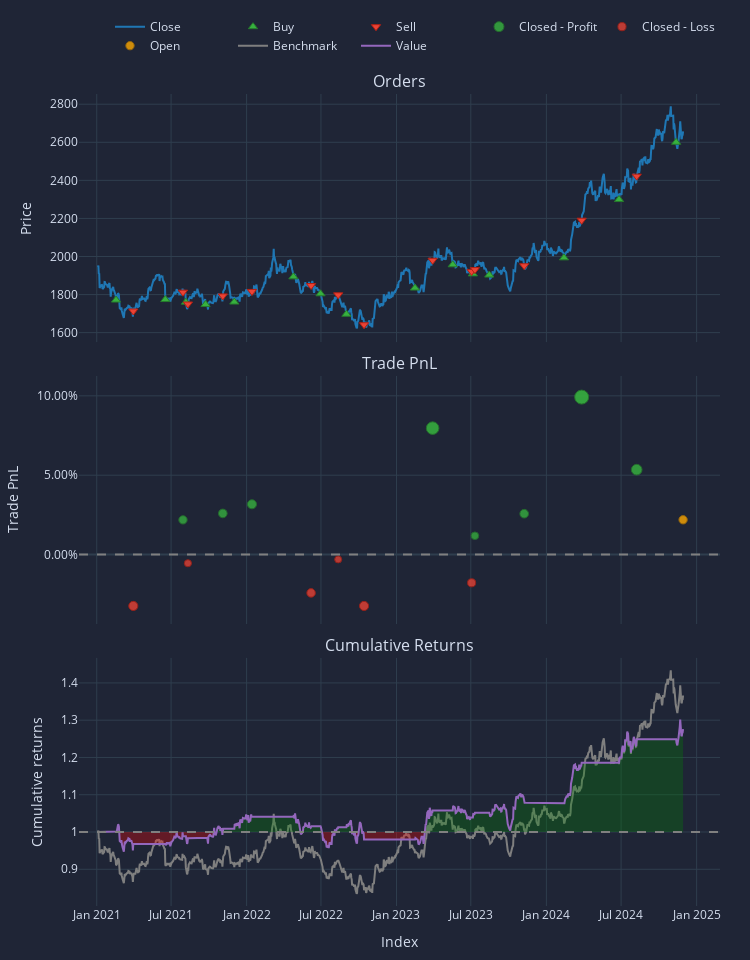

Notebook code for this chart:
### Code cell
gold_rolling_low = gold.rolling(window=low_window).min()
gold_entry = gold < gold_rolling_low.shift(1)
gold_exit = gold_entry.vbt.fshift(holding_period)

gold_portfolio_low = vbt.Portfolio.from_signals(
    gold,
    entries=gold_entry,
    exits=gold_exit,
    sl_trail=0.05,
    init_cash=1000,
    freq='d',
)

gold_portfolio_low.plots().show()

gold_portfolio_low.stats()

### Figure 1 — Plotly figure (JSON) as saved in the notebook; plotly's stock layout.template omitted (floating-point values rounded to 4 significant figures; data arrays with more than 128 entries replaced by an {"elided": "..."} marker saying what was removed)
{"data": [{"legendgroup": "0", "line": {"color": "#1f77b4"}, "name": "Close", "showlegend": true, "type": "scatter", "uid": "45269e81-8426-464e-a865-bf480a28572e", "x": {"elided": "985 str values"}, "xaxis": "x", "y": {"elided": "985 float values"}, "yaxis": "y"}, {"customdata": [[0, 0.5646, 0], [2, 0.5455, 0], [4, 0.5618, 0], [6, 0.5627, 0], [8, 0.573, 0], [10, 0.5498, 0], [12, 0.563, 0], [14, 0.5969, 0], [16, 0.5342, 0], [18, 0.5407, 0], [20, 0.5444, 0], [22, 0.5527, 0], [24, 0.5412, 0], [26, 0.5156, 0], [28, 0.4804, 0]], "hovertemplate": "Order Id: %{customdata[0]}<br>Timestamp: %{x}<br>Price: %{y}<br>Size: %{customdata[1]:.6f}<br>Fees: %{customdata[2]:.6f}", "legendgroup": "1", "marker": {"color": "#37B13F", "line": {"color": "rgb(38,123,44)", "width": 1}, "size": 8, "symbol": "triangle-up"}, "mode": "markers", "name": "Buy", "type": "scatter", "uid": "df16faa7-4f89-4dc7-a632-7002fa900fd6", "x": ["2021-02-17T00:00:00+00:00", "2021-06-17T00:00:00+00:00", "2021-08-06T00:00:00+00:00", "2021-09-23T00:00:00+00:00", "2021-12-02T00:00:00+00:00", "2022-04-25T00:00:00+00:00", "2022-06-30T00:00:00+00:00", "2022-09-01T00:00:00+00:00", "2023-02-15T00:00:00+00:00", "2023-05-18T00:00:00+00:00", "2023-07-06T00:00:00+00:00", "2023-08-15T00:00:00+00:00", "2024-02-13T00:00:00+00:00", "2024-06-26T00:00:00+00:00", "2024-11-12T00:00:00+00:00"], "xaxis": "x", "y": [1771.0, 1774.0, 1760, 1748.0, 1761.0, 1893.0, 1804.0, 1697.0, 1834.0, 1956.0, 1909.0, 1902.0, 1993.0, 2299.0, 2600], "yaxis": "y"}, {"customdata": [[1, 0.5646, 0], [3, 0.5455, 0], [5, 0.5618, 0], [7, 0.5627, 0], [9, 0.573, 0], [11, 0.5498, 0], [13, 0.563, 0], [15, 0.5969, 0], [17, 0.5342, 0], [19, 0.5407, 0], [21, 0.5444, 0], [23, 0.5527, 0], [25, 0.5412, 0], [27, 0.5156, 0]], "hovertemplate": "Order Id: %{customdata[0]}<br>Timestamp: %{x}<br>Price: %{y}<br>Size: %{customdata[1]:.6f}<br>Fees: %{customdata[2]:.6f}", "legendgroup": "2", "marker": {"color": "#EA4335", "line": {"color": "rgb(181,31,18)", "width": 1}, "size": 8, "symbol": "triangle-down"}, "mode": "markers", "name": "Sell", "type": "scatter", "uid": "a6cd8f54-aeea-41be-958b-a746ded45779", "x": ["2021-03-31T00:00:00+00:00", "2021-07-30T00:00:00+00:00", "2021-08-11T00:00:00+00:00", "2021-11-04T00:00:00+00:00", "2022-01-14T00:00:00+00:00", "2022-06-07T00:00:00+00:00", "2022-08-12T00:00:00+00:00", "2022-10-14T00:00:00+00:00", "2023-03-30T00:00:00+00:00", "2023-07-03T00:00:00+00:00", "2023-07-11T00:00:00+00:00", "2023-11-08T00:00:00+00:00", "2024-03-27T00:00:00+00:00", "2024-08-08T00:00:00+00:00"], "xaxis": "x", "y": [1714.0, 1813.0, 1750.0, 1793, 1816.0, 1848.0, 1799.0, 1642.0, 1980.0, 1922.0, 1931.0, 1952.0, 2191.0, 2422.0], "yaxis": "y"}, {"customdata": [[1, 1, 21.17, 0.02187], [3, 3, 25.49, 0.02592], [4, 4, 31.97, 0.03169], [8, 8, 78.05, 0.07965], [10, 10, 12.3, 0.01184], [11, 11, 27.08, 0.02576], [12, 12, 107.0, 0.0992], [13, 13, 63.42, 0.0535]], "hovertemplate": "Exit Trade Id: %{customdata[0]}<br>Position Id: %{customdata[1]}<br>Exit Timestamp: %{x}<br>PnL: %{customdata[2]:.6f}<br>Return: %{customdata[3]:.2%}", "legendgroup": "3", "marker": {"color": "#37B13F", "line": {"color": "rgb(38,123,44)", "width": 1}, "opacity": [0.7794, 0.7857, 0.7947, 0.8695, 0.7637, 0.7854, 0.9, 0.8287], "size": [8.37, 8.665, 9.085, 12.58, 7.64, 8.653, 14, 10.67], "symbol": "circle"}, "mode": "markers", "name": "Closed - Profit", "type": "scatter", "uid": "a6e3c049-4377-4178-bf2a-07bac5a7581b", "x": ["2021-07-30T00:00:00+00:00", "2021-11-04T00:00:00+00:00", "2022-01-14T00:00:00+00:00", "2023-03-30T00:00:00+00:00", "2023-07-11T00:00:00+00:00", "2023-11-08T00:00:00+00:00", "2024-03-27T00:00:00+00:00", "2024-08-08T00:00:00+00:00"], "xaxis": "x2", "y": [0.02187, 0.02592, 0.03169, 0.07965, 0.01184, 0.02576, 0.0992, 0.0535], "yaxis": "y2"}, {"customdata": [[0, 0, -32.35, -0.03235], [2, 2, -5.394, -0.005455], [5, 5, -25.13, -0.02414], [6, 6, -3.097, -0.003049], [7, 7, -32.77, -0.03236], [9, 9, -18.82, -0.01779]], "hovertemplate": "Exit Trade Id: %{customdata[0]}<br>Position Id: %{customdata[1]}<br>Exit Timestamp: %{x}<br>PnL: %{customdata[2]:.6f}<br>Return: %{customdata[3]:.2%}", "legendgroup": "4", "marker": {"color": "#EA4335", "line": {"color": "rgb(181,31,18)", "width": 1}, "opacity": [0.7957, 0.7538, 0.7829, 0.75, 0.7957, 0.773], "size": [9.133, 7.175, 8.535, 7, 9.134, 8.073], "symbol": "circle"}, "mode": "markers", "name": "Closed - Loss", "type": "scatter", "uid": "eb6508e8-9203-418d-b25b-b2f9fe19e5e7", "x": ["2021-03-31T00:00:00+00:00", "2021-08-11T00:00:00+00:00", "2022-06-07T00:00:00+00:00", "2022-08-12T00:00:00+00:00", "2022-10-14T00:00:00+00:00", "2023-07-03T00:00:00+00:00"], "xaxis": "x2", "y": [-0.03235, -0.005455, -0.02414, -0.003049, -0.03236, -0.01779], "yaxis": "y2"}, {"customdata": [[14, 14, 27.38, 0.02192]], "hovertemplate": "Exit Trade Id: %{customdata[0]}<br>Position Id: %{customdata[1]}<br>Exit Timestamp: %{x}<br>PnL: %{customdata[2]:.6f}<br>Return: %{customdata[3]:.2%}", "legendgroup": "5", "marker": {"color": "#FFAA00", "line": {"color": "rgb(178,118,0)", "width": 1}, "opacity": [0.7794], "size": [8.374], "symbol": "circle"}, "mode": "markers", "name": "Open", "type": "scatter", "uid": "2962dcf8-c2cd-474c-8261-25b8ebbb01d7", "x": ["2024-11-29T00:00:00+00:00"], "xaxis": "x2", "y": [0.02192], "yaxis": "y2"}, {"legendgroup": "6", "line": {"color": "#7f7f7f"}, "name": "Benchmark", "showlegend": true, "type": "scatter", "uid": "c8ee2471-3611-45b7-b6b4-99486f258580", "x": {"elided": "985 str values"}, "xaxis": "x3", "y": {"elided": "985 float values"}, "yaxis": "y3"}, {"hoverinfo": "skip", "legendgroup": "7", "line": {"color": "rgba(0, 0, 0, 0)", "width": 0}, "opacity": 0, "showlegend": false, "type": "scatter", "uid": "2dff52f6-46d4-4b80-9190-2c962765962b", "x": {"elided": "985 str values"}, "xaxis": "x3", "y": {"elided": "985 int values"}, "yaxis": "y3"}, {"connectgaps": false, "fill": "tonexty", "fillcolor": "rgba(0, 128, 0, 0.3)", "hoverinfo": "skip", "legendgroup": "7", "line": {"color": "rgba(0, 0, 0, 0)", "width": 0}, "opacity": 0, "showlegend": false, "type": "scatter", "uid": "6be82435-781f-481e-925f-b6ad8ae6cd8b", "x": {"elided": "985 str values"}, "xaxis": "x3", "y": {"elided": "985 float values"}, "yaxis": "y3"}, {"hoverinfo": "skip", "legendgroup": "7", "line": {"color": "rgba(0, 0, 0, 0)", "width": 0}, "opacity": 0, "showlegend": false, "type": "scatter", "uid": "6d7126e0-5618-424e-9693-a0b0c9dc1641", "x": {"elided": "985 str values"}, "xaxis": "x3", "y": {"elided": "985 int values"}, "yaxis": "y3"}, {"connectgaps": false, "fill": "tonexty", "fillcolor": "rgba(255, 0, 0, 0.3)", "hoverinfo": "skip", "legendgroup": "7", "line": {"color": "rgba(0, 0, 0, 0)", "width": 0}, "opacity": 0, "showlegend": false, "type": "scatter", "uid": "867cfe40-53cc-4ad5-8966-b43bd1d660c0", "x": {"elided": "985 str values"}, "xaxis": "x3", "y": {"elided": "985 float values"}, "yaxis": "y3"}, {"legendgroup": "8", "line": {"color": "#9467bd"}, "name": "Value", "showlegend": true, "type": "scatter", "uid": "85b5e503-8caf-4a59-973d-993ce5587f49", "x": {"elided": "985 str values"}, "xaxis": "x3", "y": {"elided": "985 float values"}, "yaxis": "y3"}, {"hoverinfo": "skip", "legendgroup": "7", "line": {"color": "rgba(0, 0, 0, 0)", "width": 0}, "opacity": 0, "showlegend": false, "type": "scatter", "uid": "9b96778b-c5d9-402a-9501-e5880f468726", "x": {"elided": "985 str values"}, "xaxis": "x3", "y": {"elided": "985 int values"}, "yaxis": "y3"}], "layout": {"annotations": [{"font": {"size": 16}, "showarrow": false, "text": "Orders", "x": 0.5, "xanchor": "center", "xref": "paper", "y": 1, "yanchor": "bottom", "yref": "paper"}, {"font": {"size": 16}, "showarrow": false, "text": "Trade PnL", "x": 0.5, "xanchor": "center", "xref": "paper", "y": 0.6528, "yanchor": "bottom", "yref": "paper"}, {"font": {"size": 16}, "showarrow": false, "text": "Cumulative Returns", "x": 0.5, "xanchor": "center", "xref": "paper", "y": 0.3056, "yanchor": "bottom", "yref": "paper"}], "height": 960, "legend": {"orientation": "h", "traceorder": "normal", "x": 1, "xanchor": "right", "y": 1.042, "yanchor": "bottom"}, "margin": {"b": 30, "l": 30, "r": 30, "t": 30}, "shapes": [{"line": {"color": "gray", "dash": "dash"}, "type": "line", "x0": 0, "x1": 1, "xref": "paper", "y0": 0, "y1": 0, "yref": "y2"}, {"line": {"color": "gray", "dash": "dash"}, "type": "line", "x0": 0, "x1": 1, "xref": "paper", "y0": 1, "y1": 1, "yref": "y3"}], "showlegend": true, "width": 750, "xaxis": {"anchor": "y", "domain": [0, 1], "matches": "x3", "showticklabels": false}, "xaxis2": {"anchor": "y2", "domain": [0, 1], "matches": "x3", "showticklabels": false}, "xaxis3": {"anchor": "y3", "domain": [0, 1], "title": {"text": "Index"}}, "yaxis": {"anchor": "x", "domain": [0.6944, 1], "title": {"text": "Price"}}, "yaxis2": {"anchor": "x2", "domain": [0.3472, 0.6528], "tickformat": ".2%", "title": {"text": "Trade PnL"}}, "yaxis3": {"anchor": "x3", "domain": [0, 0.3056], "title": {"text": "Cumulative returns"}}}}
